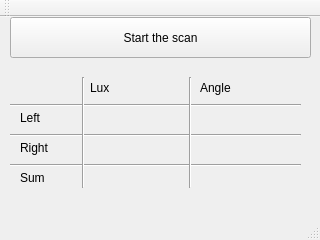
<?xml version="1.0" encoding="UTF-8"?>
<ui version="4.0">
 <class>MainWindow</class>
 <widget class="QMainWindow" name="MainWindow">
  <property name="geometry">
   <rect>
    <x>0</x>
    <y>0</y>
    <width>320</width>
    <height>240</height>
   </rect>
  </property>
  <property name="sizePolicy">
   <sizepolicy hsizetype="Maximum" vsizetype="Maximum">
    <horstretch>0</horstretch>
    <verstretch>0</verstretch>
   </sizepolicy>
  </property>
  <property name="maximumSize">
   <size>
    <width>320</width>
    <height>240</height>
   </size>
  </property>
  <property name="windowTitle">
   <string>MainWindow</string>
  </property>
  <widget class="QWidget" name="centralWidget">
   <widget class="QPushButton" name="scanButton">
    <property name="geometry">
     <rect>
      <x>10</x>
      <y>0</y>
      <width>301</width>
      <height>41</height>
     </rect>
    </property>
    <property name="text">
     <string>Start the scan</string>
    </property>
   </widget>
   <widget class="QLabel" name="label">
    <property name="geometry">
     <rect>
      <x>90</x>
      <y>60</y>
      <width>66</width>
      <height>21</height>
     </rect>
    </property>
    <property name="text">
     <string>Lux</string>
    </property>
   </widget>
   <widget class="QLabel" name="label_2">
    <property name="geometry">
     <rect>
      <x>200</x>
      <y>60</y>
      <width>66</width>
      <height>21</height>
     </rect>
    </property>
    <property name="text">
     <string>Angle</string>
    </property>
   </widget>
   <widget class="QLabel" name="label_3">
    <property name="geometry">
     <rect>
      <x>20</x>
      <y>90</y>
      <width>41</width>
      <height>21</height>
     </rect>
    </property>
    <property name="text">
     <string>Left</string>
    </property>
   </widget>
   <widget class="QLabel" name="label_4">
    <property name="geometry">
     <rect>
      <x>20</x>
      <y>120</y>
      <width>51</width>
      <height>21</height>
     </rect>
    </property>
    <property name="text">
     <string>Right</string>
    </property>
   </widget>
   <widget class="QLabel" name="label_5">
    <property name="geometry">
     <rect>
      <x>20</x>
      <y>150</y>
      <width>41</width>
      <height>21</height>
     </rect>
    </property>
    <property name="text">
     <string>Sum</string>
    </property>
   </widget>
   <widget class="Line" name="line">
    <property name="geometry">
     <rect>
      <x>10</x>
      <y>80</y>
      <width>291</width>
      <height>16</height>
     </rect>
    </property>
    <property name="orientation">
     <enum>Qt::Horizontal</enum>
    </property>
   </widget>
   <widget class="Line" name="line_2">
    <property name="geometry">
     <rect>
      <x>10</x>
      <y>110</y>
      <width>291</width>
      <height>16</height>
     </rect>
    </property>
    <property name="orientation">
     <enum>Qt::Horizontal</enum>
    </property>
   </widget>
   <widget class="Line" name="line_3">
    <property name="geometry">
     <rect>
      <x>10</x>
      <y>140</y>
      <width>291</width>
      <height>16</height>
     </rect>
    </property>
    <property name="orientation">
     <enum>Qt::Horizontal</enum>
    </property>
   </widget>
   <widget class="Line" name="line_4">
    <property name="geometry">
     <rect>
      <x>73</x>
      <y>60</y>
      <width>20</width>
      <height>111</height>
     </rect>
    </property>
    <property name="orientation">
     <enum>Qt::Vertical</enum>
    </property>
   </widget>
   <widget class="Line" name="line_5">
    <property name="geometry">
     <rect>
      <x>180</x>
      <y>60</y>
      <width>20</width>
      <height>111</height>
     </rect>
    </property>
    <property name="orientation">
     <enum>Qt::Vertical</enum>
    </property>
   </widget>
   <widget class="QLabel" name="leftlux">
    <property name="geometry">
     <rect>
      <x>110</x>
      <y>90</y>
      <width>66</width>
      <height>21</height>
     </rect>
    </property>
    <property name="text">
     <string/>
    </property>
   </widget>
   <widget class="QLabel" name="rightlux">
    <property name="geometry">
     <rect>
      <x>110</x>
      <y>120</y>
      <width>66</width>
      <height>21</height>
     </rect>
    </property>
    <property name="text">
     <string/>
    </property>
   </widget>
   <widget class="QLabel" name="sumlux">
    <property name="geometry">
     <rect>
      <x>120</x>
      <y>150</y>
      <width>66</width>
      <height>21</height>
     </rect>
    </property>
    <property name="text">
     <string/>
    </property>
   </widget>
   <widget class="QLabel" name="leftangle">
    <property name="geometry">
     <rect>
      <x>230</x>
      <y>90</y>
      <width>66</width>
      <height>21</height>
     </rect>
    </property>
    <property name="text">
     <string/>
    </property>
   </widget>
   <widget class="QLabel" name="rightangle">
    <property name="geometry">
     <rect>
      <x>230</x>
      <y>120</y>
      <width>66</width>
      <height>21</height>
     </rect>
    </property>
    <property name="text">
     <string/>
    </property>
   </widget>
   <widget class="QLabel" name="sumangle">
    <property name="geometry">
     <rect>
      <x>230</x>
      <y>150</y>
      <width>66</width>
      <height>21</height>
     </rect>
    </property>
    <property name="text">
     <string/>
    </property>
   </widget>
  </widget>
  <widget class="QMenuBar" name="menuBar">
   <property name="geometry">
    <rect>
     <x>0</x>
     <y>0</y>
     <width>320</width>
     <height>27</height>
    </rect>
   </property>
  </widget>
  <widget class="QToolBar" name="mainToolBar">
   <attribute name="toolBarArea">
    <enum>TopToolBarArea</enum>
   </attribute>
   <attribute name="toolBarBreak">
    <bool>false</bool>
   </attribute>
  </widget>
  <widget class="QStatusBar" name="statusBar"/>
 </widget>
 <layoutdefault spacing="6" margin="11"/>
 <resources/>
 <connections/>
</ui>
